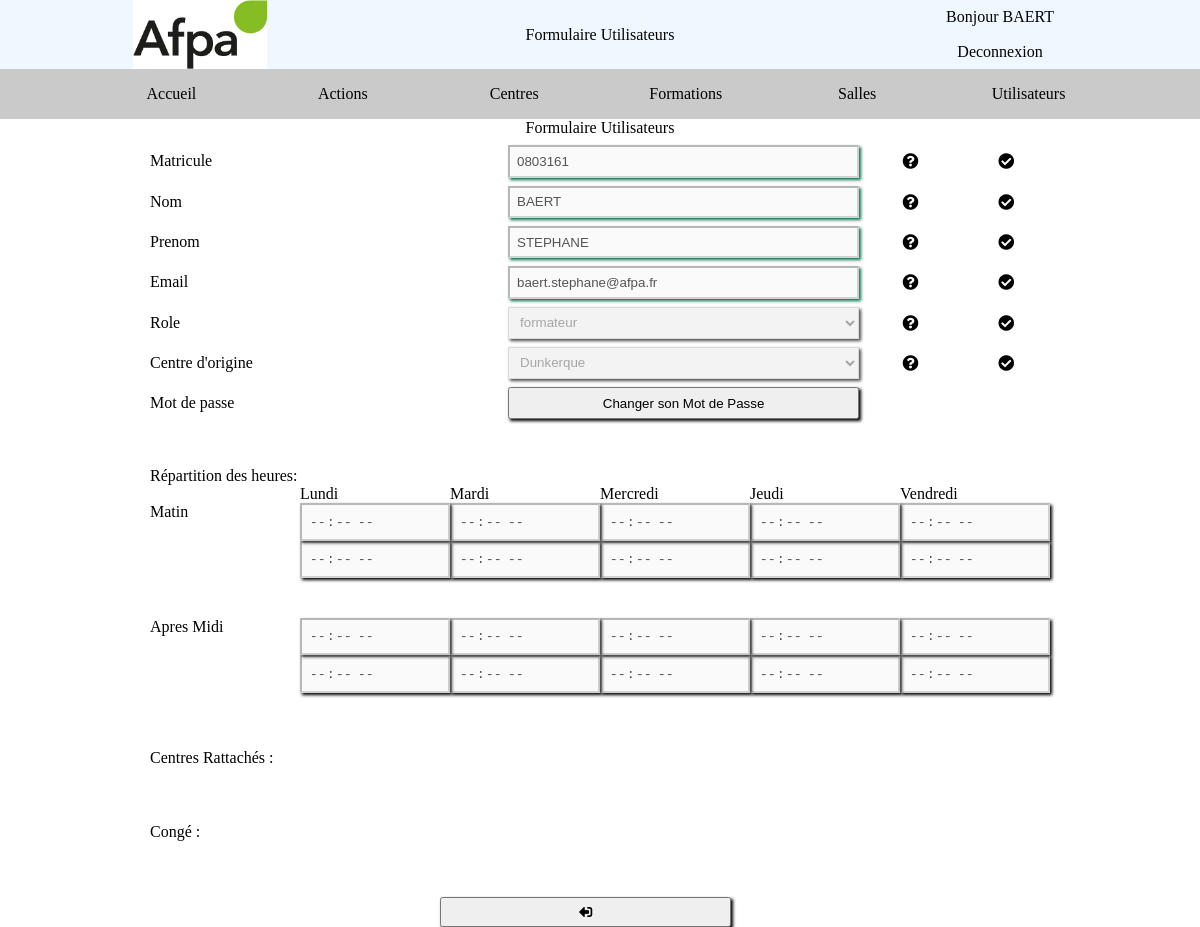
Page /stage/index.php?page=FormPlan_Utilisateurs&mode=Afficher&id=2 (signed in) on the committed database.
### tables this page shows
CREATE TABLE Plan_Textes(
   idTexte INT AUTO_INCREMENT PRIMARY KEY,
   codeTexte VARCHAR(50) NOT NULL,
   fr VARCHAR(50) NOT NULL,
   en VARCHAR(50)
);

CREATE TABLE Plan_Utilisateurs(
   idUtilisateur INT AUTO_INCREMENT PRIMARY KEY,
   matricule VARCHAR(50) NOT NULL UNIQUE,
   nom VARCHAR(50)  NOT NULL,
   prenom VARCHAR(50)  NOT NULL,
   email VARCHAR(50)  NOT NULL UNIQUE,
   mdp VARCHAR(50)  NOT NULL,
   role TINYINT NOT NULL COMMENT '0 = inactif; 1 = employée; 2 = formateur; 3 = direction',
   idCentre INT NOT NULL
);

### stage/PHP/MODEL/MANAGER/DAO.Class.php (called while the page is built, shortened)
<?php
class DAO
{
	public static function select(array $nomColonnes, string $table, array $conditions = null, string $orderBy = null, string $limit = null, bool $api = false, bool $debug = false)
	{
		$db = DbConnect::getDb();
		$string = json_encode($nomColonnes) . $table . json_encode($conditions) . $orderBy . $limit . $api . $debug;
		if (strpos($string, ";")) {
			return false;
		} else if (!empty($nomColonnes)  && ($table != null && $table != "")) {
		$cols = self::elementSelect($nomColonnes);
		$t = " FROM " . $table;
		if ($conditions != null) {
			$conditions = self::conditionSelect($conditions);
		}
		if ($orderBy != null) {
			$orderBy = " ORDER BY " . $orderBy;
		}
		$q = $db->query($cols . $t . $conditions . $orderBy . $limit);
		$liste=[];
		while ($donnees = $q->fetch(PDO::FETCH_ASSOC)) {
			if ($donnees != false) {
			if ($api) {
				$liste[] = $donnees;
			} else {
				$liste[] = new $table($donnees);
			}
		}
	}
	return $liste;
}
return false;
}
	private static function elementSelect($tab)
	{
		$temp = "SELECT ";
		foreach ($tab as $uneCol) {
			$temp .= $uneCol . ", ";
		}
		return substr($temp, 0, strlen($temp) - 2);
	}
	private static function conditionSelect($conditions)
	{
		$req = " WHERE ";
		foreach ($conditions as $nomColonne => $valeur)
		{
			if (is_array($valeur))
			{
				$req .= $nomColonne . " IN (" . implode(",",$valeur) . ") AND ";
			} else if (!(strpos($valeur, "%")===false)) {
				$req .= $nomColonne . ' LIKE "' . $valeur . '" AND ';
			} else if (strpos($valeur, "->")) {
				$tab = explode("->", $valeur);
				$req .= $nomColonne . " BETWEEN " . $tab[0] . " AND " . $tab[1] . " AND ";
			} else {
				$req .= $nomColonne . " = \"" . $valeur . "\" AND ";
			}
		}
		$req = substr($req, 0, strlen($req) - 4);
		return $req;
	}
 }

### stage/PHP/MODEL/MANAGER/Plan_TextesManager.Class.php (called while the page is built, shortened)
<?php
class Plan_TextesManager
{
	public static function findByCodes($codeLangue,$codeTexte)
	{
		 $texte=DAO::select([$codeLangue],"Plan_Textes",["codeTexte" => $codeTexte],null,null,true);
		 if($texte==false) return false;
		 return $texte[0][$codeLangue];
	}
}

### stage/PHP/CONTROLLER/CLASSE/Plan_Utilisateurs.Class.php (called while the page is built, shortened)
<?php
class Plan_Utilisateurs
{
	private $_idUtilisateur;
	private $_matricule;
	private $_nom;
	private $_prenom;
	private $_email;
	private $_role;
	private $_idCentre;
	public function getIdUtilisateur()
	{
		return $this->_idUtilisateur;
	}
	public function setIdUtilisateur(?int $idUtilisateur)
	{
		$this->_idUtilisateur=$idUtilisateur;
	}
	public function getMatricule()
	{
		return $this->_matricule;
	}
	public function setMatricule(string $matricule)
	{
		$this->_matricule=$matricule;
	}
	public function getNom()
	{
		return $this->_nom;
	}
	public function setNom(string $nom)
	{
		$this->_nom=$nom;
	}
	public function getPrenom()
	{
		return $this->_prenom;
	}
	public function setPrenom(string $prenom)
	{
		$this->_prenom=$prenom;
	}
	public function getEmail()
	{
		return $this->_email;
	}
	public function setEmail(string $email)
	{
		$this->_email=strtolower($email);
	}
	public function getRole()
	{
		return $this->_role;
	}
	public function setRole(int $role)
	{
		$this->_role=$role;
	}
	public function getIdCentre()
	{
		return $this->_idCentre;
	}
	public function setIdCentre(int $idCentre)
	{
		$this->_idCentre=$idCentre;
	}
	public function hydrate($data)
	{
 		foreach ($data as $key => $value)
		{
 			$methode = "set".ucfirst($key);
		}
	}
}

### stage/PHP/MODEL/MANAGER/Plan_UtilisateursManager.Class.php (called while the page is built, shortened)
<?php
class Plan_UtilisateursManager
{
	public static function findById($id)
	{
 		return DAO::select(Plan_Utilisateurs::getAttributes(),"Plan_Utilisateurs",["idUtilisateur" => $id])[0];
	}
}

### stage/PHP/CONTROLLER/CLASSE/Plan_Centres.Class.php (called while the page is built, shortened)
<?php
class Plan_Centres
{
	private $_idCentre;
	private $_libelle;
	private static $_attributes=["idCentre","libelle"];
	public function getIdCentre()
	{
		return $this->_idCentre;
	}
	public function setIdCentre(?int $idCentre)
	{
		$this->_idCentre=$idCentre;
	}
	public function getLibelle()
	{
		return $this->_libelle;
	}
	public function setLibelle(string $libelle)
	{
		$this->_libelle=$libelle;
	}
	public static function getAttributes()
	{
		return self::$_attributes;
	}
	public function hydrate($data)
	{
 		foreach ($data as $key => $value)
		{
 			$methode = "set".ucfirst($key);
		}
	}
}

### stage/PHP/MODEL/MANAGER/Plan_CentresManager.Class.php (called while the page is built, shortened)
<?php
class Plan_CentresManager
{
	public static function getList(array $nomColonnes=null,  array $conditions = null, string $orderBy = null, string $limit = null, bool $api = false, bool $debug = false)
	{
 		$nomColonnes = ($nomColonnes==null)?Plan_Centres::getAttributes():$nomColonnes;
		return DAO::select($nomColonnes,"Plan_Centres",   $conditions ,  $orderBy,  $limit ,  $api,  $debug );	}
}

### stage/PHP/VIEW/FORM/FormPlan_Utilisateurs.php (the view, shortened to what this page needs)
<?php
global $regex;
$mode = $_GET['mode'];
$disabled = " ";
switch ($mode) {
	case "Afficher":
	case "Supprimer":
		$disabled = " disabled ";
		break;
}
if (isset($_GET['id'])) {
	$elm = Plan_UtilisateursManager::findById($_GET['id']);
} else {
	$elm = new Plan_Utilisateurs();
	$listeRattachement=[];
	$listeAbsence=[];
	$listePlaning=[];
}
for ($i=0; $i < 5; $i++) {
	$tabHoraire["matin"]["debut"][$i]=null;
	$tabHoraire["matin"]["fin"][$i]=null;
	$tabHoraire["apresMidi"]["debut"][$i]=null;
	$tabHoraire["apresMidi"]["fin"][$i]=null;
}
echo '<main class="center">';
echo '<form class="flex colonne" action="index.php?page=ActionPlan_Utilisateurs&mode='.$_GET['mode'].'" method="post"/>';
echo '<div class="GridForm">';
echo '<div class="caseForm titreForm col-span-form">Formulaire Utilisateurs</div>';
echo '<label for=Matricule class="caseForm labelForm">'.texte("Matricule").'</label>';
echo '<div class="caseForm donneeForm"><input type="text" '.$disabled .'value="'.$elm->getMatricule().'" name=Matricule pattern="'.$regex["*"].'"></div>';
echo '<div class="caseForm infoForm"><i class="fas fa-question-circle"></i></div>';
echo '<div class="caseForm checkForm"><i class="fas fa-check-circle"></i></div>';
echo '<label for=Nom class="caseForm labelForm">'.texte("Nom").'</label>';
echo '<div class="caseForm donneeForm"><input type="text" '.$disabled .'value="'.$elm->getNom().'" name=Nom pattern="'.$regex["*"].'"></div>';
echo '<div class="caseForm infoForm"><i class="fas fa-question-circle"></i></div>';
echo '<div class="caseForm checkForm"><i class="fas fa-check-circle"></i></div>';
echo '<label for=Prenom class="caseForm labelForm">'.texte("Prenom").'</label>';
echo '<div class="caseForm donneeForm"><input type="text" '.$disabled .'value="'.$elm->getPrenom().'" name=Prenom pattern="'.$regex["*"].'"></div>';
echo '<div class="caseForm infoForm"><i class="fas fa-question-circle"></i></div>';
echo '<div class="caseForm checkForm"><i class="fas fa-check-circle"></i></div>';
echo '<label for=Email class="caseForm labelForm">'.texte("Email").'</label>';
echo '<div class="caseForm donneeForm"><input type="text" '.$disabled .'value="'.$elm->getEmail().'" name=Email pattern="'.$regex["*"].'"></div>';
echo '<div class="caseForm infoForm"><i class="fas fa-question-circle"></i></div>';
echo '<div class="caseForm checkForm"><i class="fas fa-check-circle"></i></div>';
echo '<label for=Role class="caseForm labelForm">'.texte("Role").'</label>';
echo '<div class="caseForm donneeForm">'.CreerSelectByArray($elm->getRole(),ROLES,'role',$disabled).'</div>';
echo '<div class="caseForm infoForm"><i class="fas fa-question-circle"></i></div>';
echo '<div class="caseForm checkForm"><i class="fas fa-check-circle"></i></div>';
echo '<label for=IdCentre class="caseForm labelForm">'.texte("Centre d'origine").'</label>';
echo '<div class="caseForm donneeForm">'.creerSelect($elm->getIdCentre(),"Plan_Centres",['libelle'],$disabled,null,"libelle").'</div>';
echo '<div class="caseForm infoForm"><i class="fas fa-question-circle"></i></div>';
echo '<div class="caseForm checkForm"><i class="fas fa-check-circle"></i></div>';
if ($elm->getIdUtilisateur()==$_SESSION["utilisateur"]->getIdUtilisateur()) {
	echo '<label for=IdCentre class="caseForm labelForm">'.texte("Mot de passe").'</label>';
	echo '<div class="caseForm donneeForm"><a href="index.php?page=FormChangeMDP&mode='.$_GET['mode'].'"><button type="button"> Changer son Mot de Passe</button></a></div>';
	echo '<div class="caseForm infoForm"></div>';
	echo '<div class="caseForm checkForm"></div>';
}
echo'</div>';
echo'<div id="zonePlanning" class="colonne"></div>';
echo '<div class="bigEspace"></div>';
echo '<div id="zoneRattachement" class="grid-col-4 gridListe">';
echo '<label class="labelForm">Centres Rattachés :</label>';
$temp=$disabled==" "?'<button id="boutonAjouterRattachement" type=button><i class="fas fa-plus"></i></button>':"";
echo '<div></div><div class="caseListe">'.$temp.'</div><div></div>';
echo'</div>';
echo '<div class="bigEspace"></div>';
echo '<div id="zoneAbsence" class="grid-col-4 gridListe"></div>';
echo '<div class="bigEspace"></div>';
echo '<div class="GridForm">';
echo '<div class="caseForm col-span-form">
	<div></div>
	<div><a href="index.php?page=ListePlan_Utilisateurs"><button type="button"><i class="fas fa-sign-out-alt fa-rotate-180"></i></button></a></div>
	<div class="flex-0-1"></div>';
	echo'<div></div>
	</div>';
echo'</div>';
echo'<template id="planning">';
echo '<div class="bigEspace"></div>';
echo'<div>Répartition des heures:</div>';
echo'<div>
<div></div>
<div>Lundi</div>
<div>Mardi</div>
<div>Mercredi</div>
<div>Jeudi</div>
<div>Vendredi</div>
</div>';
echo'<div>
<div>Matin</div>';
for ($i=0; $i < 5; $i++) {
	echo'<div class="colonne">
	<input type="time" name="matinD'.$i.'" value="'.$tabHoraire["matin"]["debut"][$i].'"'.$disabled.'>
	<input type="time" name="matinF'.$i.'" value="'.$tabHoraire["matin"]["fin"][$i].'"'.$disabled.'>
	</div>';
}
echo'</div>
<div class="bigEspace"></div>
<div>
<div>Apres Midi</div>';
for ($i=0; $i < 5; $i++) {
	echo'<div class="colonne">
	<input type="time" name="apresMidiD'.$i.'" value="'.$tabHoraire["apresMidi"]["debut"][$i].'"'.$disabled.'>
	<input type="time" name="apresMidiF'.$i.'" value="'.$tabHoraire["apresMidi"]["fin"][$i].'"'.$disabled.'>
	</div>';
}
echo'</div>';
echo'</template>';
echo'<template id="templateAbsence">';
echo '<label class="labelForm">Congé  :</label>';
$temp=$disabled==" "?'<button id="boutonAjouterAbsence" type=button><i class="fas fa-plus"></i></button>':"";
echo '<div></div><div class="caseListe">'.$temp.'</div><div></div>';
echo'</template>';
echo '</main>';

### stage/PHP/VIEW/GENERAL/Header.php
<body class="colonne">
    <header>
        <div class="mini"></div>
        <div class="mini"><img src="IMG/layout_set_logo.jpg" alt="Logo AFPA"></div>
        <div class="titre center"><?php echo texte($titre); ?></div>
        <div class="colonne mini">
            <?php
            if (isset($_SESSION['utilisateur'])) {
                echo '<div><a class="center" href="index.php?page=FormPlan_Utilisateurs&mode=Afficher&id='.$_SESSION['utilisateur']->getIdUtilisateur().'">'. texte('Bonjour') ." ". $_SESSION['utilisateur']->getNom() . '</a></div>';
                echo '<div><a href="index.php?page=ActionDeconnexion" class="center">'. texte("Deconnexion") .'</a></div>';
            } else {
                echo '<a href="index.php?page=Default" class="center">'. texte("Connexion") .'</a>';
            }
            ?>
        </div>
        <div class="mini"></div>
    </header>

### stage/CSS/root.css (style rules this page uses)
:root { --color: white; --inputCorrect: #04724d; --inputIncorrect: #e94f37; --inputVide: #ffffff4d; --bgc1:#87bb34; --bgc2:aliceblue; --bgc3:#cacaca; --linkColor : black; }
html, main, body, div, a, header, footer, nav, article, section, aside, fieldset, label, input, select, button { display: flex; flex: 1; margin: 0; padding: 0; }
img, video, button { width: 100%; }
.colonne { flex-direction: column; }
.center { justify-content: center; align-items: center; }
.mini { flex: 0.2; }
.bigEspace { flex: none; height: 5vh; }
a { text-decoration : none; color : var(--linkColor); }

### stage/CSS/style.css (style rules this page uses)
body { background-color: var(--color); }
header { background-color: var(--bgc2); }
.flex { display: flex; }

### stage/CSS/grids.css (style rules this page uses)
.grid-col-4 { display : grid; grid-template-columns : 2fr 0.5fr 0.5fr 0.5fr; }
.gridListe div,button,a { justify-content: center; align-items: center; }
.GridForm { display : grid; grid-template-columns: 2fr 2fr 0.5fr 0.5fr; grid-gap: 0.5em; }
.GridForm div,button,a { justify-content: center; align-items: center; }

### stage/CSS/form.css (style rules this page uses)
.inputCorrect { box-shadow: 2px 2px 3px var(--inputCorrect); }
input, select, button { box-shadow: 2px 2px 3px black; padding: 0.5em; }
label { align-self: center; }
form { display: grid; grid-template-columns: 1fr 1.5fr; grid-gap: 0.5em; grid-auto-rows: minmax(1em, auto); width: 75%; }
.col-span-form { grid-column: 1/5 ; }

### rows in the picture
plan_textes: fr "Bonjour"
plan_textes: fr "Deconnexion"
plan_utilisateurs: Matricule "0803161", Nom "BAERT", Prenom "STEPHANE", Email "baert.stephane@afpa.fr"
plan_textes: fr "Nom"
plan_textes: fr "Prenom"

### other values in the picture
texte($titre) "Formulaire Utilisateurs"
$_SESSION['utilisateur']->getNom() "BAERT"
texte("Matricule") "Matricule"
texte("Email") "Email"
texte("Role") "Role"
texte("Centre d'origine") "Centre d'origine"
texte("Mot de passe") "Mot de passe"
form field role "formateur"
form field idCentre "Dunkerque"
